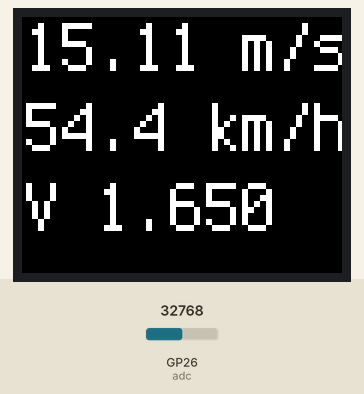
Bench run of a program on a simulated Raspberry Pi Pico running CircuitPython. On the bench: 160×128 colour display. Inputs (shaded band) come from the test bench; at power-on: GP26 (adc) = 32768 (analog values on the 0–65535 scale). What the program prints to the serial console is not drawn.

Above: at 1.2 s.
1.3 s: GP26 (adc) set to 45874
At 1.56 s:
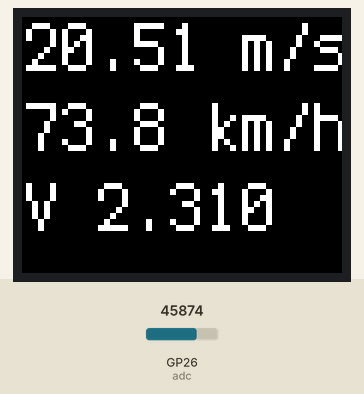
2.9 s: GP26 (adc) set to 57670
At 3.2 s:
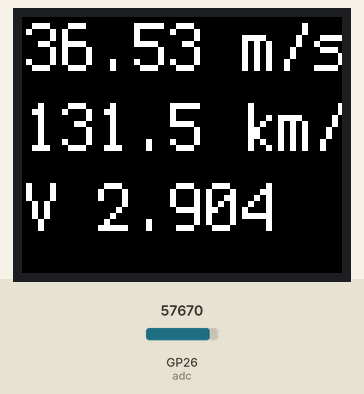
4.5 s: GP26 (adc) set to 65535
At 4.83 s:
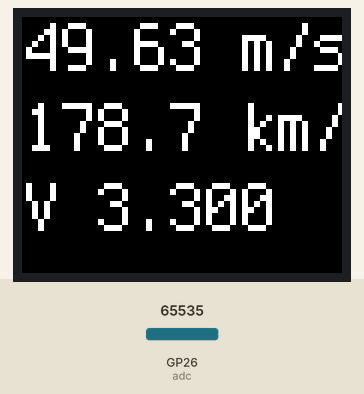
Timing chart, 0 to 7.5 s (numbered marks = the images above; inputs shaded):
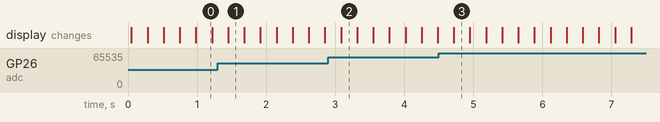

The program:

code.py
```python
import time
import board, busio
import displayio
import terminalio
import analogio
from fourwire import FourWire
from adafruit_display_text.label import Label
from adafruit_st7735r import ST7735R


# ==========================================================
#  TARATURA DERIVATA DAI TEST SU STRADA
#  v_ms = 17.50 * V - 1.00
# ==========================================================

K = 20.0     # coefficiente m/s per Volt
Q = -1.00     # offset m/s
ALPHA = 0.12  # filtro esponenziale


# --------------------------
# ADC su A0
# --------------------------
adc = analogio.AnalogIn(board.A0)

def v_in():
    return (adc.value / 65535) * adc.reference_voltage


# --------------------------
# DISPLAY (come tuo hardware)
# --------------------------
clk_pin   = board.GP2
mosi_pin  = board.GP3
reset_pin = board.GP4
cs_pin    = board.GP5
dc_pin    = board.GP16

displayio.release_displays()

spi = busio.SPI(clock=clk_pin, MOSI=mosi_pin)

display_bus = FourWire(
    spi,
    command=dc_pin,
    reset=reset_pin,
    chip_select=cs_pin
)

display = ST7735R(display_bus,
                  width=160,
                  height=128,
                  rotation=270,
                  bgr=True)

root = displayio.Group()
display.root_group = root
display.auto_refresh = True


# --------------------------
# INTERFACCIA GRAFICA
# --------------------------
ms_label = Label(terminalio.FONT, text="0.00 m/s", color=0xFFFFFF, scale=3)
ms_label.x = 2
ms_label.y = 15
root.append(ms_label)

kmh_label = Label(terminalio.FONT, text="0.0 km/h", color=0xFFFFFF, scale=3)
kmh_label.x = 2
kmh_label.y = 55
root.append(kmh_label)

v_label = Label(terminalio.FONT, text="V 0.000", color=0xFFFFFF, scale=3)
v_label.x = 2
v_label.y = 95
root.append(v_label)


# --------------------------
# LOOP PRINCIPALE
# --------------------------
v_ms_filt = 0.0

print("=== Anemometro calibrato ===")
print("Formula: v_ms = 17.50 * V - 1.00")
print("Ref ADC =", adc.reference_voltage)

while True:

    # Media su 30 campioni per ridurre jitter ADC
    acc = 0.0
    for _ in range(30):
        acc += v_in()
        time.sleep(0.001)
    v = acc / 30

    # Conversione lineare
    v_ms = K * v + Q

    # Clamp a zero (niente velocità negative)
    if v_ms < 0:
        v_ms = 0.0

    # Filtro esponenziale
    v_ms_filt = (1 - ALPHA) * v_ms_filt + ALPHA * v_ms

    v_kmh = v_ms_filt * 3.6

    # Aggiorna display
    ms_label.text  = f"{v_ms_filt:0.2f} m/s"
    kmh_label.text = f"{v_kmh:0.1f} km/h"
    v_label.text   = f"V {v:0.3f}"

    # Debug seriale
    print(f"V={v:0.3f}  m/s={v_ms_filt:0.2f}  km/h={v_kmh:0.1f}")

    time.sleep(0.2)
```
